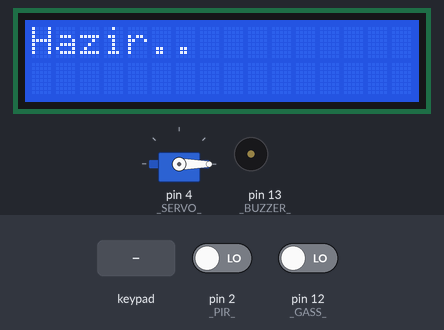
Recording of a sketch running on a simulated Arduino Uno, built with avr-gcc and run on an emulated ATmega328P. Shown: 16×2 character LCD, servo, buzzer (waves = sounding, pin HIGH). The inputs (shaded band) are chosen by the test bench; at power-on: pin 12 (_GASS_) LOW, pin 2 (_PIR_) LOW.

Above: at 1.2 s.
1.3 s: pin 12 (_GASS_) driven HIGH
At 1.75 s:
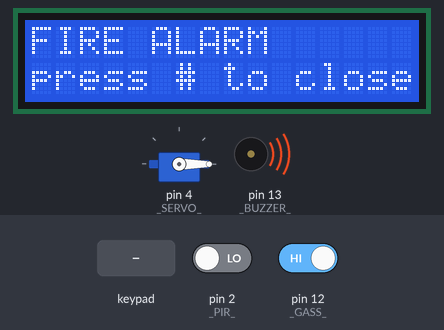
3.5 s: keypad keys * * * * * pressed 0.4 s apart
At 4.01 s:
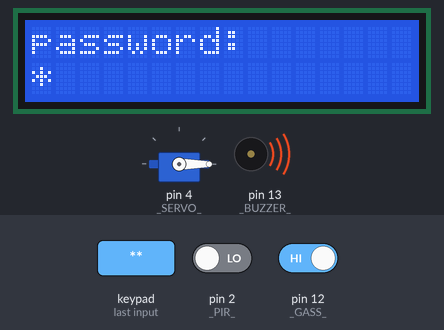
7.0 s: pin 2 (_PIR_) driven HIGH
9.7 s: key '#' pressed
At 11.1 s:
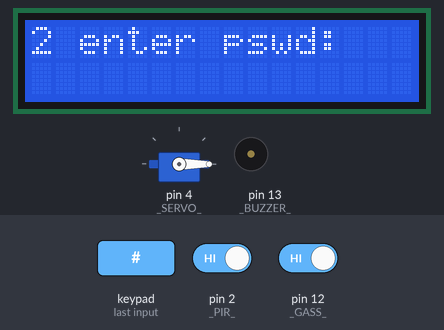
12.0 s: key '1' pressed
At 12.6 s:
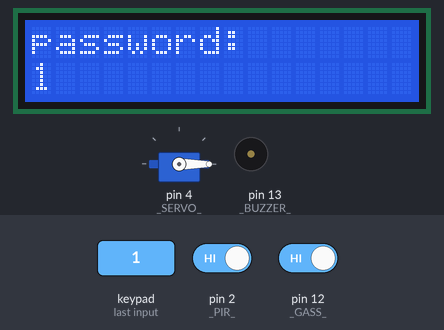
13.5 s: keypad keys * * * * * # pressed 0.4 s apart
At 15.2 s:
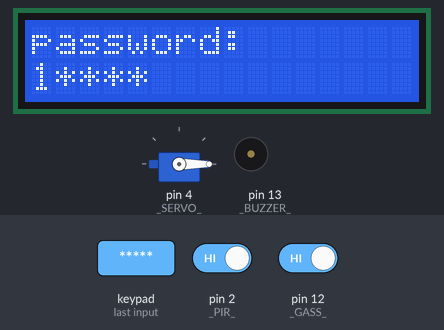
Timing chart, 0 to 16.7 s (numbered marks = the images above; inputs shaded):
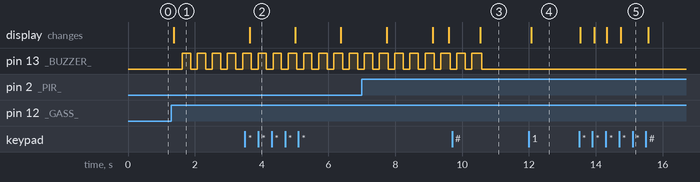

Measured:
- after the input at 1.3 s, pin 13 (_BUZZER_): alternates HIGH for 0.25 s and LOW for 0.20 s, starting after 0.33 s; the display: changes after 0.08 s (image 1)
- after the input at 3.5 s, the display: changes after 0.14 s (image 2)
- after the input at 9.7 s, the display: changes after 0.84 s (image 3)
- after the input at 12.0 s, the display: changes after 0.06 s (image 4)
- after the input at 13.5 s, the display: first changes at once (image 5 shows a later state)

The sketch:

Tez_v2.ino
```cpp
#include <Wire.h>
#include <LiquidCrystal_I2C.h>
#include <Keypad.h>
#include <Servo.h>
#include <EEPROM.h>

#define _BUZZER_ 13
#define _GASS_ 12
#define _PIR_ 2
#define _SERVO_ 4
#define _KAPAT_BUTTON_ 3

//Flags
bool FIRST_BOOT = false;   // <- ilk çalıştırmada burası true yapılarak kurum işlemi yapılır.
bool ALARM_DURUM = false;
bool YANGIN_DURUM = false;
bool HIRSIZ_DURUM = false;
bool SIFRE_HAZIR_DURUM = false;
bool ARMED = false;


// RS,E,D4,D5,D6,D7
//LiquidCrystal lcd(6, 7, 8, 9, 10, 11);
LiquidCrystal_I2C lcd(0x3f, 2, 1, 0, 4, 5, 6, 7, 3, POSITIVE);
Servo servo;

// keypad setup
char tus_takimi[4][3] = {
  {'1', '2', '3'},
  {'4', '5', '6'},
  {'7', '8', '9'},
  {'*', '0', '#'}
};
byte satir_pin[4] = {5, 6, 7, 8};
byte sutun_pin[3] = {9, 10, 11};
Keypad tustakim = Keypad(makeKeymap(tus_takimi), satir_pin, sutun_pin, 4, 3);
int karakterSay = 0;

// sifreler
char sifre[5] = {'1', '4', '0', '4', '7'};
char puk[8] = {'8', '8', '8', '8', '8', '8', '8', '8'};
String guncelSifre = "";
String userInput = "";
// unsigned long sifreSayac = 0;
// int GecikmeSuresi = 3; //sn. cinsinden
int HataliSifreSayisi = 3;

void setup() {
  // lcd setup:
  lcd.begin(16, 2);
  lcd.clear();
  lcd.setCursor(0, 0);
  lcd.print("Booting..");

  // digital i/o:
  pinMode(_BUZZER_, OUTPUT);
  pinMode(_GASS_, INPUT);
  pinMode(_PIR_, INPUT);
  digitalWrite(_GASS_, LOW);
  digitalWrite(_PIR_, LOW);

  // servo setup
  servo.attach(_SERVO_);
  servo.write(0);

  //Password Begin
  if (FIRST_BOOT)
  {
    for (int i = 0; i < 5; i++) {
      EEPROM.write(i, sifre[i]);
    }
    for (int i = 0; i < 8; i++) {
      EEPROM.write( 5 + i, puk[5 + i]);
    }
  } else {
    for (int i = 0; i < 5; i++)
    {
      guncelSifre += (char)EEPROM.read(i);
    }
  }


  //Standby
  lcd.clear();
  lcd.setCursor(0, 0);
  lcd.print("Hazir..");
  //DEBUG
  Serial.begin(9600);
  //Serial.println(guncelSifre);
}

void loop() {
  // put your main code here, to run repeatedly:
  KeypadOku();
  YanginVarmi();
  HirsizVarmi();
  AlarmiKur();

  delay(50);

  AlarmCal();
  //sifreSayac = millis();
}

void AlarmCal() {
  if (ALARM_DURUM)
  {
    digitalWrite(_BUZZER_, LOW);
    delay(200);
    digitalWrite(_BUZZER_, HIGH);
    delay(200);
  }
  else
  {
    digitalWrite(_BUZZER_, LOW);
  }
}

void YanginVarmi() {
  bool sensor = digitalRead(_GASS_);

  if (sensor && !YANGIN_DURUM)
  {
    lcd.clear();
    lcd.setCursor(0, 0);
    lcd.print("FIRE ALARM");
    lcd.setCursor(0, 1);
    lcd.print("press # to close");
    ALARM_DURUM = true;
    YANGIN_DURUM = true;
  }
  else if (sensor == false)
  {
    if (YANGIN_DURUM)
    {
      lcd.clear();
      lcd.setCursor(0, 0);
      lcd.print("Hazir..");
    }
    YANGIN_DURUM = false;
  }
}

void HirsizVarmi() {
  bool sensor = digitalRead(_PIR_);

  if (ARMED) { // Savunma Pozisyonu
    if (sensor && !HIRSIZ_DURUM)  //<- Giriş
    {
      /* Gecikme fonsiyonu eklenecek
      if(!SifreyiBekle())
        return; */

      // Sifre gelmedi alarm veriyoruz:
      lcd.clear();
      lcd.setCursor(0, 0);
      lcd.print("HIRSIZ VAR");
      lcd.setCursor(0, 1);
      lcd.print("enter password:");
      ALARM_DURUM = true;
      HIRSIZ_DURUM = true;
    }
    else if (sensor || HIRSIZ_DURUM)
    {
       if(sifreDogrumu()){
        HIRSIZ_DURUM = false;
        ALARM_DURUM = false;
        ARMED = false;
        HataliSifreSayisi = 3;
      }
      return;
    }
    else if(HIRSIZ_DURUM==false){
       if(sifreDogrumu()){
        // Kapıyı burada acarız:
        ARMED = false;
        HataliSifreSayisi = 3;
        return;
      }
      else{
//       if(userInput.length() < 5)
//            return;
//
//        if ((char)tustakim.getKey() == '#'){
//          if (guncelSifre != userInput)
//            HataliSifreSayisi--;
//
//          return;
//        }


        if(HataliSifreSayisi < 1)
          {
            HataliSifreSayisi = 0;
            lcd.clear();
            lcd.setCursor(0, 0);
            lcd.print("HIRSIZ VAR");
            lcd.setCursor(0, 1);
            lcd.print("enter password:");
            ALARM_DURUM = true;
            HIRSIZ_DURUM = true;
          }
      }
    }
  }

}

void KeypadOku() {
  char key = (char)tustakim.getKey();

  if (key == NO_KEY)
    return;

  if (key != '#' || key != '*')
    karakterSay++;

  if (YANGIN_DURUM == true && key == '#') {
    ALARM_DURUM = false;
    // YANGIN_DURUM==true;
    lcd.clear();
    lcd.setCursor(0, 0);
    lcd.print("FIRE ALARM");
    lcd.setCursor(0, 1);
    lcd.print("alarm suppresed!");
  }

  if (key == '#')
  {
    // sifre kontrolleri
    if (SIFRE_HAZIR_DURUM == true)
    {
      if (sifreDogrumu())
        Serial.println("Sifre dogru..");
      else{
        HataliSifreSayisi--;
        lcd.clear();
        lcd.print(HataliSifreSayisi);
        lcd.print(" enter pswd:");
        lcd.setCursor(0,1);
        SIFRE_HAZIR_DURUM = false;
        return;
      }

      SIFRE_HAZIR_DURUM = false;
    }
    karakterSay = 0;
    userInput = "";
    lcd.clear();
    if(ARMED)
      lcd.print("ARMED");
    else
      lcd.print("Hazir..");
  }
  else {
    // userInput = "*****";
    if (karakterSay > 0)
    {
      lcd.clear();
      lcd.print("password:");
      lcd.setCursor(0, 1);

      if (userInput.length() < 5) {
        userInput += key;
      }
      else {
        karakterSay = 0;
      }

      lcd.print(userInput);
    }
    if (userInput.length() == 5)
      SIFRE_HAZIR_DURUM = true;
    else
      SIFRE_HAZIR_DURUM = false;
  }


  //Serial.println("Eski: " + String(eski_karakter) + " Key: " + String(key));
  //Serial.println(userInput + " " + String(karakterSay));
}

bool sifreDogrumu() {
  if (guncelSifre == userInput)
    return true;

  return false;
}

void AlarmiKur() {
  if (userInput == "*****") {
    ARMED = true;
    userInput = "";
    lcd.clear();
    lcd.print("ARMED");
    return;
  }
}

/** Experimental use only
bool SifreyiBekle(){

  if(int(sifreSayac / 1000) == GecikmeSuresi){
    sifreSayac = 0;
    return true;
  }

  return false;
} */
```
